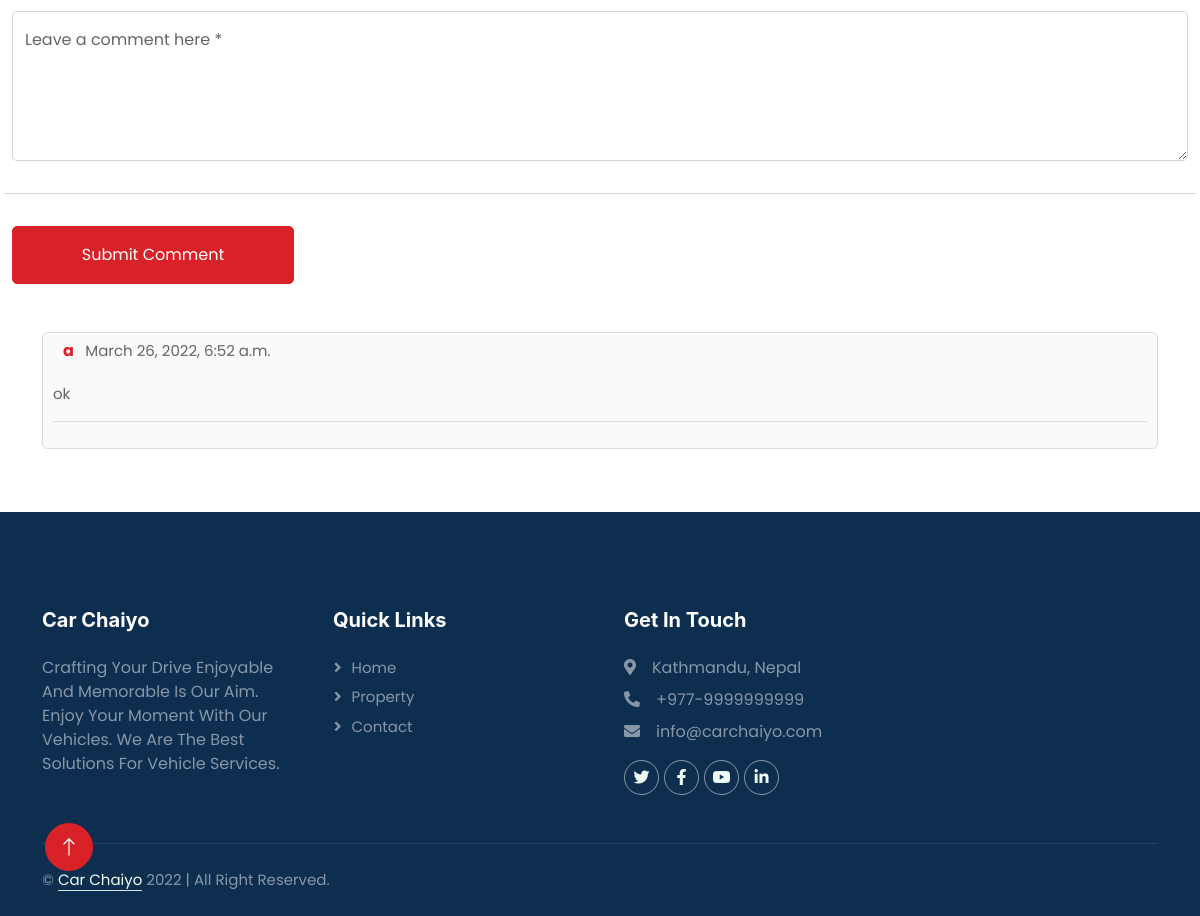
The app's page /car/desc/2 (lower part), older data.
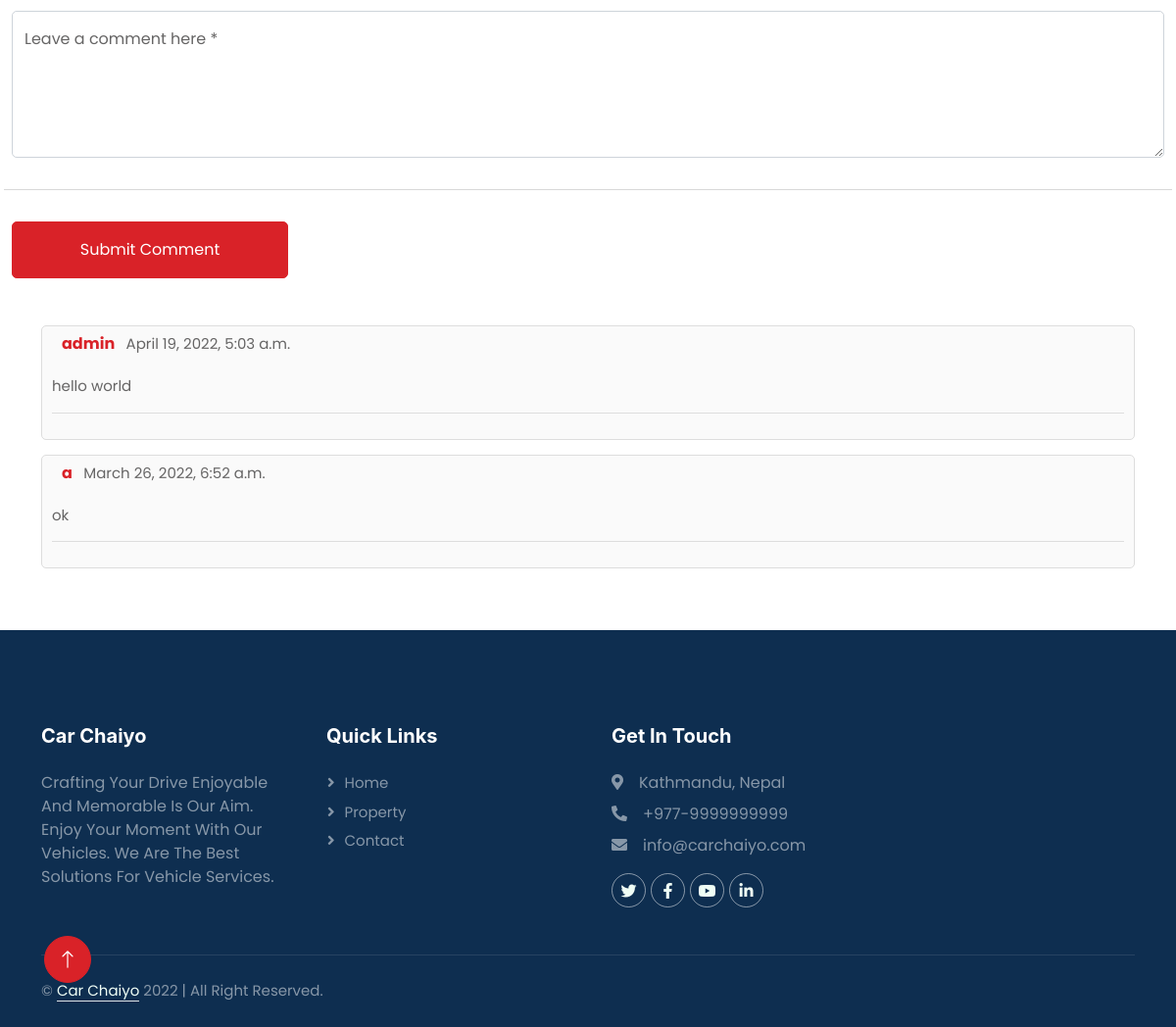
The same page, newer data.
### cars/models.py (models this page shows, shortened)
class Comments(models.Model):
    user = models.ForeignKey(MyUser, on_delete=models.PROTECT)
    car = models.ForeignKey(Car, on_delete=models.PROTECT)
    date_of_added = models.DateTimeField(auto_now=True)
    comment = models.CharField(max_length=1000)
    is_blocked = models.BooleanField(default=False)

### accounts/models.py (models this page shows, shortened)
class MyUser(AbstractBaseUser):
    username = models.CharField(max_length=256, unique=True)
    email = models.EmailField(
        verbose_name='email address',
        max_length=255,
        unique=True,
    )
    is_active = models.BooleanField(default=True)
    is_admin = models.BooleanField(default=False)
    last_login = models.DateTimeField(blank=True, null=True, verbose_name="last login")
    is_email_verified = models.BooleanField(default=False)
    objects = MyUserManager()
    USERNAME_FIELD = 'email'
    REQUIRED_FIELDS = ['username']
    class Meta:
        verbose_name = 'User'
        verbose_name_plural = 'Users'

### home/views.py (the view)
# urls.py: path('car/desc/<str:pk>', views.car_desc, name='car_desc'),
def car_desc(request, pk):
    try:
        car = Car.objects.get(pk=pk)
        Car.objects.filter(pk=pk).update(total_click=F('total_click') + 1)
        comments = Comments.objects.filter(car__pk=pk).order_by('-date_of_added')
    except Car.DoesNotExist:
        raise Http404
    context = {
        'car': car,
        'comments': comments
    }
    try:
        is_requested = CarWatchlist.objects.filter(user=request.user).filter(car__pk=pk).filter(
            is_cart_visit=True).exists()
        context['is_requested'] = is_requested
    except:
        pass
    return render(request, 'home/car_desc.html', context)

### cars/models.py (called while the page is built)
    def __str__(self):
        return self.body_type

    def __str__(self):
        return self.brand

    def __str__(self):
        return self.fuel

    def __str__(self):
        return self.transmission

### home/templates/home/car_desc.html (shortened to what this page needs)
{% extends 'home/base.html' %}
{% load static %}
{% block css %}
    <link rel="stylesheet" href="{% static 'home/chat/css/chat.css' %}">
{% endblock %}
{% block body %}
    <div class="container-xxl py-5">
        <div class="col-md-12">
            <div class="wow fadeInUp" data-wow-delay="0.5s">
                <form method="post" action="{% url 'home:comment' %}">
                    <div class="row g-3">
                        <div class="col-12">
                            <div class="form-floating">
                                                <textarea name="comment" class="form-control" placeholder=""
                                                          id="message" style="height: 150px" required></textarea>
                                <label for="message">Leave a comment here *</label>
                            </div>
                        </div>
                        <hr>
                        <div class="col-lg-3 col-md-12">
                            <input value="Submit Comment" class="btn btn-primary w-100 py-3" type="submit">
                        </div>
                    </div>
                </form>
            </div>
        </div>
    </div>
    <div class="container">
        <div class="row">
            {% for comment in comments %}
                <div class="col-12">
                    <div class="comments">
                        <div class="comment-box">
                                    <span class="commenter-name mt-3">
                                        <a href="#">{{ comment.user.username }}</a> <span
                                            class="comment-time">{{ comment.date_of_added }}</span>
                                    </span>
                            <p class="comment-txt more">{{ comment.comment }}</p>
                        </div>
                    </div>
                </div>
            {% endfor %}
        </div>
    </div>
{% endblock %}

Row changes from the older to the newer data that the page shows:
added Comments: user.username "admin", date_of_added "April 19, 2022, 5:03 a.m.", comment "hello world"
